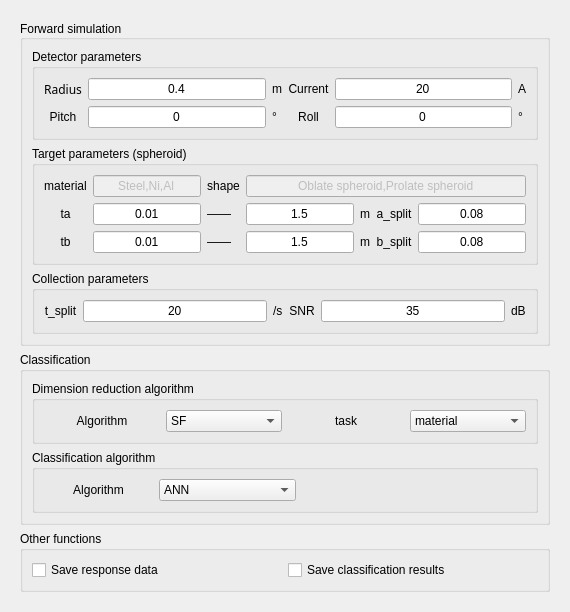
            <widget class="QWidget" name="tab_TDEM">
             <property name="autoFillBackground">
              <bool>true</bool>
             </property>
             <attribute name="title">
              <string>TDEM detection</string>
             </attribute>
             <layout class="QGridLayout" name="gridLayout_25">
              <item row="0" column="0">
               <widget class="QWidget" name="widget_6" native="true">
                <layout class="QGridLayout" name="gridLayout_17" rowstretch="6,6,2" rowminimumheight="0,0,0">
                 <item row="1" column="0">
                  <widget class="QGroupBox" name="groupBox_4">
                   <property name="title">
                    <string>Classification</string>
                   </property>
                   <layout class="QGridLayout" name="gridLayout_18" rowminimumheight="1,1">
                    <item row="0" column="0">
                     <widget class="QGroupBox" name="groupBox_5">
                      <property name="title">
                       <string>Dimension reduction algorithm</string>
                      </property>
                      <layout class="QGridLayout" name="gridLayout_19">
                       <item row="0" column="0">
                        <widget class="QLabel" name="label_142">
                         <property name="text">
                          <string>Algorithm</string>
                         </property>
                         <property name="alignment">
                          <set>Qt::AlignCenter</set>
                         </property>
                        </widget>
                       </item>
                       <item row="0" column="1">
                        <widget class="QComboBox" name="cb_dr_algorithm_t">
                         <property name="layoutDirection">
                          <enum>Qt::LeftToRight</enum>
                         </property>
                         <item>
                          <property name="text">
                           <string>SF</string>
                          </property>
                         </item>
                         <item>
                          <property name="text">
                           <string>None</string>
                          </property>
                         </item>
                        </widget>
                       </item>
                       <item row="0" column="2">
                        <widget class="QLabel" name="label_143">
                         <property name="layoutDirection">
                          <enum>Qt::LeftToRight</enum>
                         </property>
                         <property name="text">
                          <string>task</string>
                         </property>
                         <property name="alignment">
                          <set>Qt::AlignCenter</set>
                         </property>
                        </widget>
                       </item>
                       <item row="0" column="3">
                        <widget class="QComboBox" name="cb_dr_task_t">
                         <item>
                          <property name="text">
                           <string>material</string>
                          </property>
                         </item>
                         <item>
                          <property name="text">
                           <string>shape</string>
                          </property>
                         </item>
                        </widget>
                       </item>
                      </layout>
                     </widget>
                    </item>
                    <item row="1" column="0">
                     <widget class="QGroupBox" name="groupBox_7">
                      <property name="title">
                       <string>Classification algorithm</string>
                      </property>
                      <layout class="QGridLayout" name="gridLayout_26" columnstretch="4,5,4,4">
                       <item row="0" column="0">
                        <widget class="QLabel" name="label_150">
                         <property name="text">
                          <string>Algorithm</string>
                         </property>
                         <property name="alignment">
                          <set>Qt::AlignCenter</set>
                         </property>
                        </widget>
                       </item>
                       <item row="0" column="1">
                        <widget class="QComboBox" name="cb_cls_algorithm_t">
                         <property name="layoutDirection">
                          <enum>Qt::LeftToRight</enum>
                         </property>
                         <item>
                          <property name="text">
                           <string>ANN</string>
                          </property>
                         </item>
                        </widget>
                       </item>
                       <item row="0" column="2">
                        <widget class="QLabel" name="label">
                         <property name="text">
                          <string/>
                         </property>
                        </widget>
                       </item>
                       <item row="0" column="3">
                        <widget class="QLabel" name="label_2">
                         <property name="text">
                          <string/>
                         </property>
                        </widget>
                       </item>
                      </layout>
                     </widget>
                    </item>
                   </layout>
                  </widget>
                 </item>
                 <item row="0" column="0">
                  <widget class="QGroupBox" name="groupBox_15">
                   <property name="title">
                    <string>Forward simulation</string>
                   </property>
                   <property name="alignment">
                    <set>Qt::AlignLeading|Qt::AlignLeft|Qt::AlignVCenter</set>
                   </property>
                   <layout class="QGridLayout" name="gridLayout_20">
                    <item row="0" column="0">
                     <widget class="QGroupBox" name="groupBox_16">
                      <property name="title">
                       <string>Detector parameters</string>
                      </property>
                      <layout class="QGridLayout" name="gridLayout_21">
                       <item row="1" column="4">
                        <widget class="QLineEdit" name="le_detector_roll_t">
                         <property name="text">
                          <string>0</string>
                         </property>
                         <property name="alignment">
                          <set>Qt::AlignCenter</set>
                         </property>
                        </widget>
                       </item>
                       <item row="0" column="0">
                        <widget class="QLabel" name="label_106">
                         <property name="font">
                          <font>
                           <family>Microsoft YaHei</family>
                           <pointsize>9</pointsize>
                           <stylestrategy>PreferAntialias</stylestrategy>
                           <kerning>true</kerning>
                          </font>
                         </property>
                         <property name="layoutDirection">
                          <enum>Qt::LeftToRight</enum>
                         </property>
                         <property name="text">
                          <string>Radius</string>
                         </property>
                         <property name="scaledContents">
                          <bool>false</bool>
                         </property>
                         <property name="alignment">
                          <set>Qt::AlignCenter</set>
                         </property>
                        </widget>
                       </item>
                       <item row="1" column="0">
                        <widget class="QLabel" name="label_145">
                         <property name="layoutDirection">
                          <enum>Qt::LeftToRight</enum>
                         </property>
                         <property name="text">
                          <string>Pitch</string>
                         </property>
                         <property name="scaledContents">
                          <bool>false</bool>
                         </property>
                         <property name="alignment">
                          <set>Qt::AlignCenter</set>
                         </property>
                        </widget>
                       </item>
                       <item row="1" column="3">
                        <widget class="QLabel" name="label_147">
                         <property name="layoutDirection">
                          <enum>Qt::LeftToRight</enum>
                         </property>
                         <property name="text">
                          <string>Roll</string>
                         </property>
                         <property name="scaledContents">
                          <bool>false</bool>
                         </property>
                         <property name="alignment">
                          <set>Qt::AlignCenter</set>
                         </property>
                        </widget>
                       </item>
                       <item row="0" column="5">
                        <widget class="QLabel" name="label_109">
                         <property name="text">
                          <string>A</string>
                         </property>
                        </widget>
                       </item>
                       <item row="1" column="2">
                        <widget class="QLabel" name="label_146">
                         <property name="text">
                          <string>°</string>
                         </property>
                        </widget>
                       </item>
                       <item row="0" column="4">
                        <widget class="QLineEdit" name="le_detector_current_t">
                         <property name="text">
                          <string>20</string>
                         </property>
                         <property name="alignment">
                          <set>Qt::AlignCenter</set>
                         </property>
                        </widget>
                       </item>
                       <item row="1" column="5">
                        <widget class="QLabel" name="label_148">
                         <property name="text">
                          <string>°</string>
                         </property>
                        </widget>
                       </item>
                       <item row="1" column="1">
                        <widget class="QLineEdit" name="le_detector_pitch_t">
                         <property name="text">
                          <string>0</string>
                         </property>
                         <property name="alignment">
                          <set>Qt::AlignCenter</set>
                         </property>
                        </widget>
                       </item>
                       <item row="0" column="3">
                        <widget class="QLabel" name="label_108">
                         <property name="layoutDirection">
                          <enum>Qt::LeftToRight</enum>
                         </property>
                         <property name="text">
                          <string>Current</string>
                         </property>
                         <property name="scaledContents">
                          <bool>false</bool>
                         </property>
                         <property name="alignment">
                          <set>Qt::AlignCenter</set>
                         </property>
                        </widget>
                       </item>
                       <item row="0" column="1">
                        <widget class="QLineEdit" name="le_detector_radius_t">
                         <property name="text">
                          <string>0.4</string>
                         </property>
                         <property name="alignment">
                          <set>Qt::AlignCenter</set>
                         </property>
                        </widget>
                       </item>
                       <item row="0" column="2">
                        <widget class="QLabel" name="label_107">
                         <property name="text">
                          <string>m</string>
                         </property>
                        </widget>
                       </item>
                      </layout>
                     </widget>
                    </item>
                    <item row="2" column="0">
                     <widget class="QGroupBox" name="groupBox_17">
                      <property name="title">
                       <string>Collection parameters</string>
                      </property>
                      <layout class="QGridLayout" name="gridLayout_22">
                       <item row="0" column="12">
                        <widget class="QLabel" name="label_152">
                         <property name="text">
                          <string>dB</string>
                         </property>
                        </widget>
                       </item>
                       <item row="0" column="11">
                        <widget class="QLineEdit" name="le_collection_SNR_t">
                         <property name="text">
                          <string>35</string>
                         </property>
                         <property name="alignment">
                          <set>Qt::AlignCenter</set>
                         </property>
                        </widget>
                       </item>
                       <item row="0" column="1">
                        <widget class="QLineEdit" name="le_collection_split_t">
                         <property name="text">
                          <string>20</string>
                         </property>
                         <property name="alignment">
                          <set>Qt::AlignCenter</set>
                         </property>
                        </widget>
                       </item>
                       <item row="0" column="10">
                        <widget class="QLabel" name="label_151">
                         <property name="text">
                          <string>SNR</string>
                         </property>
                         <property name="alignment">
                          <set>Qt::AlignCenter</set>
                         </property>
                        </widget>
                       </item>
                       <item row="0" column="0">
                        <widget class="QLabel" name="label_149">
                         <property name="text">
                          <string>t_split</string>
                         </property>
                         <property name="alignment">
                          <set>Qt::AlignCenter</set>
                         </property>
                        </widget>
                       </item>
                       <item row="0" column="2">
                        <widget class="QLabel" name="label_161">
                         <property name="text">
                          <string>/s</string>
                         </property>
                        </widget>
                       </item>
                      </layout>
                     </widget>
                    </item>
                    <item row="1" column="0">
                     <widget class="QGroupBox" name="groupBox_18">
                      <property name="title">
                       <string>Target parameters (spheroid)</string>
                      </property>
                      <layout class="QGridLayout" name="gridLayout_23">
                       <item row="1" column="4">
                        <widget class="QLabel" name="label_173">
                         <property name="text">
                          <string>m</string>
                         </property>
                        </widget>
                       </item>
                       <item row="1" column="3">
                        <widget class="QLineEdit" name="le_target_a_max_t">
                         <property name="text">
                          <string>1.5</string>
                         </property>
                         <property name="alignment">
                          <set>Qt::AlignCenter</set>
                         </property>
                        </widget>
                       </item>
                       <item row="0" column="1">
                        <widget class="QLineEdit" name="le_target_material_t">
                         <property name="enabled">
                          <bool>false</bool>
                         </property>
                         <property name="text">
                          <string>Steel,Ni,Al</string>
                         </property>
                         <property name="alignment">
                          <set>Qt::AlignCenter</set>
                         </property>
                        </widget>
                       </item>
                       <item row="1" column="0">
                        <widget class="QLabel" name="label_168">
                         <property name="text">
                          <string>ta</string>
                         </property>
                         <property name="alignment">
                          <set>Qt::AlignCenter</set>
                         </property>
                        </widget>
                       </item>
                       <item row="1" column="1">
                        <widget class="QLineEdit" name="le_target_a_min_t">
                         <property name="text">
                          <string>0.01</string>
                         </property>
                         <property name="alignment">
                          <set>Qt::AlignCenter</set>
                         </property>
                        </widget>
                       </item>
                       <item row="1" column="2">
                        <widget class="QLabel" name="label_157">
                         <property name="text">
                          <string>——</string>
                         </property>
                        </widget>
                       </item>
                       <item row="0" column="0">
                        <widget class="QLabel" name="label_162">
                         <property name="text">
                          <string>material</string>
                         </property>
                         <property name="alignment">
                          <set>Qt::AlignCenter</set>
                         </property>
                        </widget>
                       </item>
                       <item row="3" column="4">
                        <widget class="QLabel" name="label_153">
                         <property name="text">
                          <string>m</string>
                         </property>
                         <property name="alignment">
                          <set>Qt::AlignCenter</set>
                         </property>
                        </widget>
                       </item>
                       <item row="1" column="5">
                        <widget class="QLabel" name="label_170">
                         <property name="text">
                          <string>a_split</string>
                         </property>
                         <property name="alignment">
                          <set>Qt::AlignCenter</set>
                         </property>
                        </widget>
                       </item>
                       <item row="3" column="2">
                        <widget class="QLabel" name="label_158">
                         <property name="text">
                          <string>——</string>
                         </property>
                        </widget>
                       </item>
                       <item row="3" column="1">
                        <widget class="QLineEdit" name="le_target_b_min_t">
                         <property name="text">
                          <string>0.01</string>
                         </property>
                         <property name="alignment">
                          <set>Qt::AlignCenter</set>
                         </property>
                        </widget>
                       </item>
                       <item row="3" column="3">
                        <widget class="QLineEdit" name="le_target_b_max_t">
                         <property name="text">
                          <string>1.5</string>
                         </property>
                         <property name="alignment">
                          <set>Qt::AlignCenter</set>
                         </property>
                        </widget>
                       </item>
                       <item row="3" column="6">
                        <widget class="QLineEdit" name="le_target_b_split_t">
                         <property name="text">
                          <string>0.08</string>
                         </property>
                         <property name="alignment">
                          <set>Qt::AlignCenter</set>
                         </property>
                        </widget>
                       </item>
                       <item row="3" column="0">
                        <widget class="QLabel" name="label_156">
                         <property name="text">
                          <string>tb</string>
                         </property>
                         <property name="alignment">
                          <set>Qt::AlignCenter</set>
                         </property>
                        </widget>
                       </item>
                       <item row="1" column="6">
                        <widget class="QLineEdit" name="le_target_a_split_t">
                         <property name="text">
                          <string>0.08</string>
                         </property>
                         <property name="alignment">
                          <set>Qt::AlignCenter</set>
                         </property>
                        </widget>
                       </item>
                       <item row="3" column="5">
                        <widget class="QLabel" name="label_172">
                         <property name="text">
                          <string>b_split</string>
                         </property>
                         <property name="alignment">
                          <set>Qt::AlignCenter</set>
                         </property>
                        </widget>
                       </item>
                       <item row="0" column="2">
                        <widget class="QLabel" name="label_164">
                         <property name="text">
                          <string>shape</string>
                         </property>
                         <property name="alignment">
                          <set>Qt::AlignCenter</set>
                         </property>
                        </widget>
                       </item>
                       <item row="0" column="3" colspan="4">
                        <widget class="QLineEdit" name="le_target_shape_t">
                         <property name="enabled">
                          <bool>false</bool>
                         </property>
                         <property name="text">
                          <string>Oblate spheroid,Prolate spheroid</string>
                         </property>
                         <property name="alignment">
                          <set>Qt::AlignCenter</set>
                         </property>
                        </widget>
                       </item>
                      </layout>
                     </widget>
                    </item>
                   </layout>
                  </widget>
                 </item>
                 <item row="2" column="0">
                  <widget class="QGroupBox" name="groupBox_6">
                   <property name="title">
                    <string>Other functions</string>
                   </property>
                   <layout class="QGridLayout" name="gridLayout_24">
                    <item row="0" column="0">
                     <widget class="QCheckBox" name="cb_func_save_data_t">
                      <property name="text">
                       <string>Save response data</string>
                      </property>
                     </widget>
                    </item>
                    <item row="0" column="1">
                     <widget class="QCheckBox" name="cb_func_save_result_t">
                      <property name="text">
                       <string>Save classification results</string>
                      </property>
                     </widget>
                    </item>
                   </layout>
                  </widget>
                 </item>
                </layout>
               </widget>
              </item>
             </layout>
            </widget>
